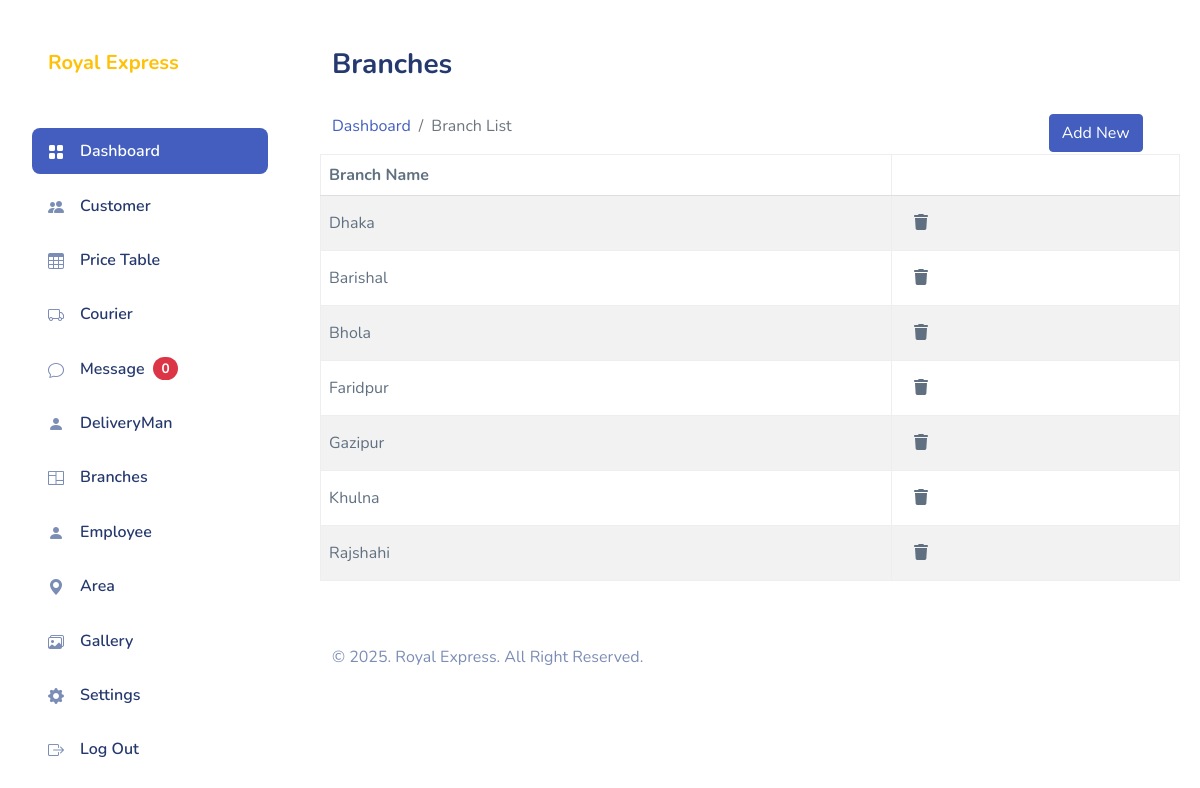
Page /Admin/branch.php (signed in) on the committed database.
### tables this page shows
CREATE TABLE `branch` (
  `branch_id` int(11) NOT NULL,
  `branch_name` varchar(255) NOT NULL,
  `is_deleted` int(255) NOT NULL
);

### server/inc/get.php (called while the page is built, shortened)
<?php
if (!function_exists('getAllBranch')) {
    function getAllBranch()
    {
        global $con;
        $viewcat = "SELECT * FROM branch WHERE is_deleted = 0";
        return mysqli_query($con, $viewcat);
    }
}function getAllArea()
{
    include 'connection.php';
    $viewcat = "SELECT * FROM area WHERE is_deleted = 0";
    return mysqli_query($con, $viewcat);
}

### Admin/branch.php (the view, shortened to what this page needs)
<!DOCTYPE html>
<html lang="en">
<?php include 'pages/head.php'; ?>
<body>
    <div id="app">
        <div id="sidebar" class="active">
            <div class="sidebar-wrapper active">
                <div class="sidebar-header">
                    <div class="d-flex justify-content-between mt-0 px-2">
                        <h1 class="mb-0"><a href="index.php" class="text-warning h5 mb-0 px-2 ">Royal Express </a></h1>
                    </div>
                </div>
                <div class="sidebar-menu">
                    <ul class="menu">
                        <li class="sidebar-item active ">
                            <a href="index.php" class='sidebar-link'>
                                <i class="bi bi-grid-fill"></i>
                                <span>Dashboard</span>
                            </a>
                        </li>
                        <li class="sidebar-item ">
                            <a href="customer.php" class='sidebar-link'>
                                <i class="bi bi-people-fill"></i>
                                <span>Customer</span>
                            </a>
                        </li>
                        <li class="sidebar-item">
                            <a href="price.php" class='sidebar-link'>
                                <i class="bi bi-table"></i>
                                <span>Price Table</span>
                            </a>
                        </li>
                        <li class="sidebar-item">
                            <a href="courier.php" class='sidebar-link'>
                                <i class="bi bi-truck"></i>
                                <span>Courier</span>
                            </a>
                        </li>
                        <li class="sidebar-item">
                            <a href="message.php" class='sidebar-link'>
                                <i class="bi bi-chat"></i>
                                <span>Message</span>
                                <span id="fbCount" class="badge rounded-pill bg-danger ms-2">0</span>
                            </a>
                        </li>
                        <?php if (isset($_SESSION['admin']) && $_SESSION['admin'] == 'admin') : ?>
                             <li class="sidebar-item">
                            <a href="DeliveryMan.php" class='sidebar-link'>
                                <i class="bi bi-person-fill"></i>
                                <span>DeliveryMan </span>
                            </a>
                        </li>
                            <li class="sidebar-item">
                                <a href="branch.php" class='sidebar-link'>
                                    <i class="bi bi-columns"></i>
                                    <span>Branches</span>
                                </a>
                            </li>
                        <?php endif; ?>
                        <li class="sidebar-item">
                            <a href="employee.php" class='sidebar-link'>
                                <i class="bi bi-person-fill"></i>
                                <span>Employee </span>
                            </a>
                        </li>
                        <?php if (isset($_SESSION['admin']) && $_SESSION['admin'] == 'admin') : ?>
                            <li class="sidebar-item">
                                <a href="area.php" class='sidebar-link'>
                                    <i class="bi bi-geo-alt-fill"></i>
                                    <span>Area</span>
                                </a>
                            </li>
                            <li class="sidebar-item">
                                <a href="gallery.php" class='sidebar-link'>
                                    <i class="bi bi-images"></i>
                                    <span>Gallery</span>
                                </a>
                            </li>
                        <?php endif; ?>
                        <li class="sidebar-item">
                            <a href="settings.php" class='sidebar-link'>
                                <i class="bi bi-gear-fill"></i>
                                <span>Settings</span>
                            </a>
                        </li>
                        <li class="sidebar-item">
                            <a href="logout.php" class='sidebar-link'>
                                <i class="bi bi-box-arrow-right"></i>
                                <span>Log Out</span>
                            </a>
                        </li>
                    </ul>
                </div>
            </div>
        </div>
        <div id="main">
            <div class="page-heading">
                <h3>Branches</h3>
            </div>
            <div class="row">
                <div class="col-lg-10">
                    <nav aria-label="breadcrumb">
                        <ol class="breadcrumb">
                            <li class="breadcrumb-item"><a href="index.php">Dashboard</a></li>
                            <li class="breadcrumb-item active" aria-current="page">Branch List</li>
                        </ol>
                    </nav>
                </div>
                <div class="col-lg-2">
                    <button class="btn btn-primary" data-bs-toggle="modal" data-bs-target="#BranchModal"> Add
                        New</button>
                </div>
            </div>
            <div class="page-content">
                <section class="row">
                    <div class="col-12 col-lg-12">
                        <div class="row">
                            <table id="datatablesSimple" class="table table-bordered table-striped">
                                <thead>
                                    <tr>
                                        <th>Branch Name</th>
                                        <th></th>
                                    </tr>
                                </thead>
                                <tbody>
                                    <?php
                                    $getall = getAllBranch();
                                    while ($row = mysqli_fetch_assoc($getall)) {
                                        $branch_id = $row['branch_id']; ?>
                                        <tr>
                                            <td><?php echo $row['branch_name']; ?></td>
                                            <td>
                                                <button type="button" onclick="permenantdeleteData(<?php echo $row['branch_id']; ?>, 'branch', 'branch_id')" class="btn btn-darkblue"> <i class="fa-solid fa-trash"></i>
                                                </button>
                                            </td>
                                        </tr>
                                    <?php } ?>
                                </tbody>
                            </table>
                        </div>
                    </div>
                </section>
            </div>
            <?php include 'pages/footer.php'; ?>
        </div>
    </div>
</body>
</html>

### Admin/assets/css/app.css (style rules this page uses)
.btn i,.btn svg { width:16px;height:16px }
.btn.btn-danger,.btn.btn-info,.btn.btn-primary,.btn.btn-secondary,.btn.btn-success,.btn.btn-warning { color:#fff }
#sidebar.active .sidebar-wrapper { left:0 }
.sidebar-wrapper { width:300px;height:100vh;position:fixed;top:0;z-index:10;overflow-y:auto;background-color:#fff;bottom:0;transition:left .5s ease-out }
.sidebar-wrapper .sidebar-header { padding:2rem 2rem 1rem;font-size:2rem;font-weight:700 }
.sidebar-wrapper .menu { margin-top:2rem;padding:0 2rem;font-weight:600 }
.sidebar-wrapper .menu .sidebar-link { display:block;padding:.7rem 1rem;font-size:1rem;display:flex;align-items:center;border-radius:.5rem;transition:all .5s;text-decoration:none;color:#25396f }
.sidebar-wrapper .menu .sidebar-link i,.sidebar-wrapper .menu .sidebar-link svg { color:#7c8db5 }
.sidebar-wrapper .menu .sidebar-link span { margin-left:1rem }
.sidebar-wrapper .menu .sidebar-item { list-style:none;margin-top:.5rem;position:relative }
.sidebar-wrapper .menu .sidebar-item.active .sidebar-link { background-color:#435ebe }
.sidebar-wrapper .menu .sidebar-item.active .sidebar-link span { color:#fff }
.sidebar-wrapper .menu .sidebar-item.active .sidebar-link i,.sidebar-wrapper .menu .sidebar-item.active .sidebar-link svg { fill:#fff;color:#fff }
.dataTable-table td,.dataTable-table thead th,.table td,.table thead th { vertical-align:middle }
.dataTable-table:not(.table-borderless) thead th,.table:not(.table-borderless) thead th { border-bottom:1px solid #dedede!important }
.bi { width:1rem;height:1rem }
#main { margin-left:300px;padding:2rem }
.page-heading { margin:0 0 2rem }
.page-heading h3 { font-weight:700 }
a { text-decoration:none }

### Admin/pages/head.php (style rules this page uses)
body { background-color: #ffffff; }

### rows in the picture
branch: branch_name "Dhaka"
branch: branch_name "Barishal"
branch: branch_name "Bhola"
branch: branch_name "Faridpur"
branch: branch_name "Gazipur"
branch: branch_name "Khulna"
branch: branch_name "Rajshahi"
